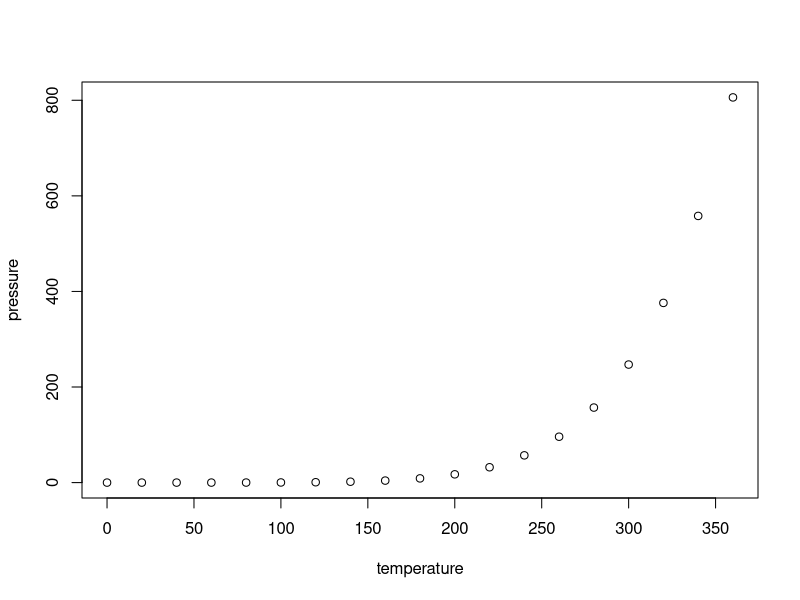
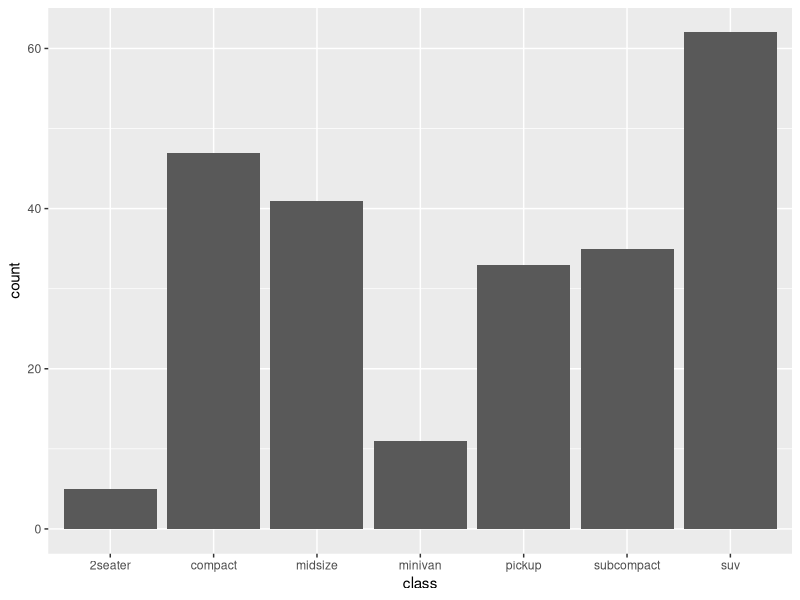
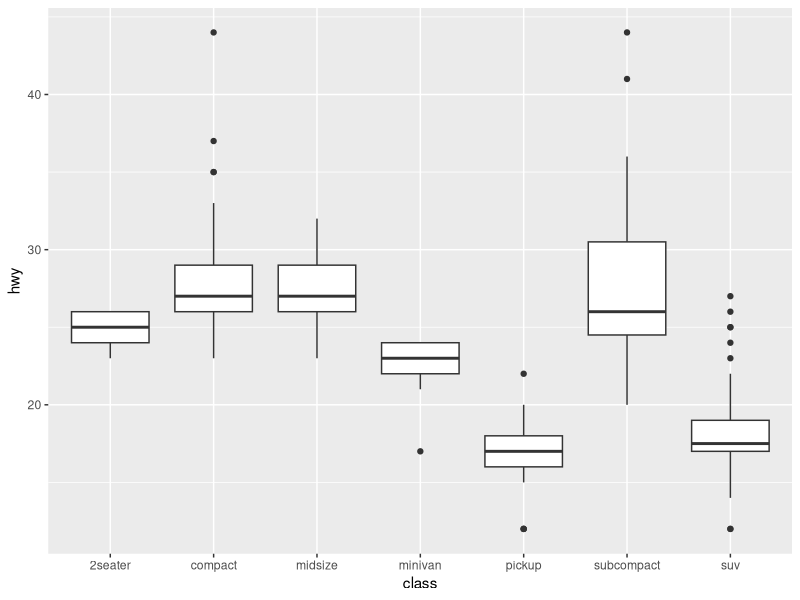

Here is the R script that generated these plots, in order:
## ---- chunk 1
knitr::opts_chunk$set(echo = TRUE)
library(knitr)
library(ggplot2)
library(markdown)
## ---- chunk 2
kable(head(ggplot2::mpg, n = 15), digits = 3, format = "markdown")
## ---- chunk 3
summary(cars)
## ---- chunk 4
#{r chunk_name, ...}

#Global parameters
#```{r setup, include=FALSE}
#knitr::opts_chunk$set(echo = TRUE)
#```

## ---- chunk 5
plot(pressure)
## ---- chunk 6
g <- ggplot(mpg, aes(class))
# Number of cars in each class:
g + geom_bar()
## ---- chunk 7
p <- ggplot(mpg, aes(class, hwy))
p + geom_boxplot()
